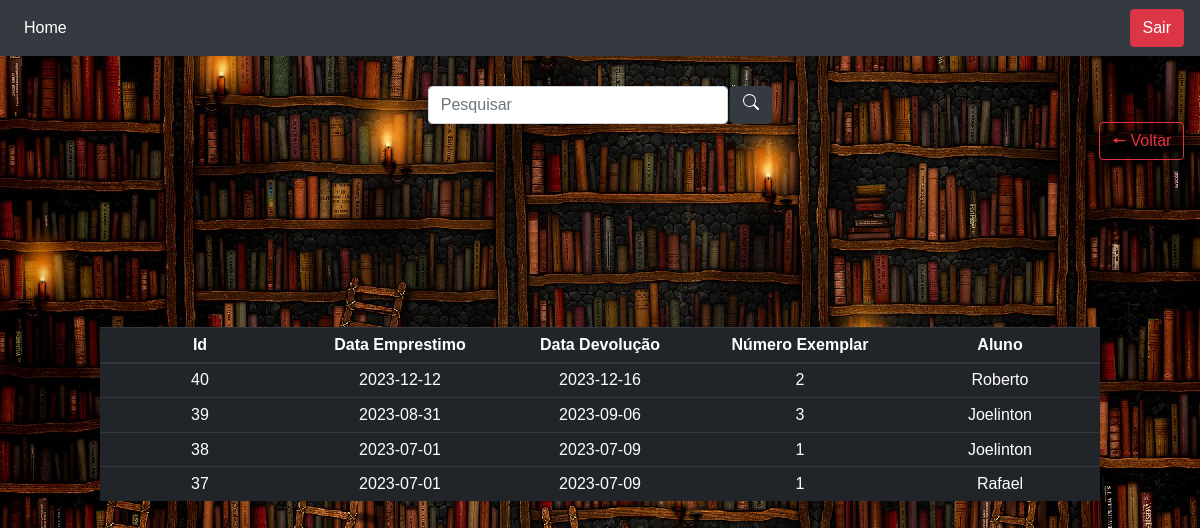
Page /pesquisa_emprestimo.php on the committed database.
### tables this page shows
CREATE TABLE `emprestimo_livro` (
  `idemprestimo_livro` int(11) NOT NULL,
  `idexemplar_livro` int(11) NOT NULL,
  `idaluno` int(11) NOT NULL,
  `data_emprestimo` date DEFAULT NULL,
  `data_devolucao` date DEFAULT NULL
);

CREATE TABLE `exemplar_livro` (
  `idexemplar_livro` int(11) NOT NULL,
  `idlivro` int(11) NOT NULL,
  `numero_exemplar` int(11) DEFAULT NULL
);

CREATE TABLE `aluno` (
  `idaluno` int(11) NOT NULL,
  `nome_aluno` varchar(45) DEFAULT NULL,
  `cpf` varchar(45) DEFAULT NULL,
  `ra` varchar(45) DEFAULT NULL
);

### pesquisa_emprestimo.php (the view, shortened to what this page needs)
<?php
    require "conexao.php";
    require "cabecalho.php";
    $search = '';
    $sql_pesquisa = "SELECT emprestimo_livro.idemprestimo_livro, emprestimo_livro.data_emprestimo, emprestimo_livro.data_devolucao, exemplar_livro.numero_exemplar, aluno.nome_aluno
    FROM emprestimo_livro
    JOIN aluno ON emprestimo_livro.idaluno = aluno.idaluno
    JOIN exemplar_livro ON emprestimo_livro.idexemplar_livro = exemplar_livro.idexemplar_livro
    WHERE emprestimo_livro.idemprestimo_livro LIKE '%$search%' OR exemplar_livro.numero_exemplar LIKE '%$search%' OR aluno.nome_aluno LIKE '%$search%' OR emprestimo_livro.data_emprestimo LIKE '%$search%' OR emprestimo_livro.data_devolucao LIKE '%$search%'
    ORDER BY emprestimo_livro.idemprestimo_livro DESC";
    $result_pesquisa = mysqli_query($conexao, $sql_pesquisa);
?>
<!DOCTYPE html>
<html lang="en">
    <head>
        <link rel="stylesheet" href="css/style.css">
    </head>
    <body class= "corpo">
        <nav class="navbar navbar-expand navbar-dark bg-dark">
            <div class="collapse navbar-collapse" id="navbarNavAltMarkup">
                <div class="navbar-nav">
                <a class="nav-item nav-link active" href="menu.php">Home <span class="sr-only">(current)</span></a>
                </div>
            </div>
            <div>
                <a href="sair.php" class="btn btn-danger">Sair</a>
            </div>
        </nav>
    </body>
    <div>
        <a href="voltar.php" class="btn btn-outline-danger btn-voltar">🠔 Voltar</a>
    </div>
    <div class="box-search">
        <input type="search" class="form-control w-25" placeholder="Pesquisar" id="pesquisar">
        <button onclick="searchData()" class="btn btn-dark">
        </button>
    </div>
    <body>
        <div class="content-container">
            <div class="table-container">
                <table class="table table-dark table-sm text-center">
                <thead>
                    <tr>
                        <th scope="col">Id</th>
                        <th scope="col">Data Emprestimo</th>
                        <th scope="col">Data Devolução</th>
                        <th scope="col">Número Exemplar</th>
                        <th scope="col">Aluno</th>
                    </tr>
                </thead>
                <tbody>
                <?php
                while ($user_data = mysqli_fetch_assoc($result_pesquisa)) {
                    echo '<tr>';
                    echo '<td>' . $user_data['idemprestimo_livro'] . '</td>';
                    echo '<td>' . $user_data['data_emprestimo'] . '</td>';
                    echo '<td>' . $user_data['data_devolucao'] . '</td>';
                    echo '<td>' . $user_data['numero_exemplar'] . '</td>';
                    echo '<td>' . $user_data['nome_aluno'] . '</td>';
                    echo '</tr>';
                }
                ?>
                </tbody>
                </table>
            </div>
        </div>
    </body>
</html>

### cabecalho.php (shortened to what this page needs)
<!DOCTYPE html>
<html lang="en">
    <head>
        <link href="//maxcdn.bootstrapcdn.com/bootstrap/4.0.0/css/bootstrap.min.css" rel="stylesheet" id="bootstrap-css">
        <link rel="stylesheet" href="./css/style.css">
    </head>

### css/style.css (style rules this page uses)
body { background-image: url("../img/foto_biblioteca.jpg"); background-repeat: no-repeat; background-size: cover; }
.corpo { font-family: Arial, Helvetica, sans-serif; background-color: #b9e4fa; color: beige; text-align: center; text-decoration: none; display: flex; flex-direction: column; min-height: 100vh; }
.content-container { flex: 1; display: flex; flex-direction: column; justify-content: center; align-items: center; }
.table-container { margin-top: 20px; width: 100%; max-width: 1000px; margin-bottom: 100px; margin-left: auto; margin-right: auto; }
.table-container table { width: 100%; table-layout: fixed; }
.btn-voltar { position: absolute; bottom: 80%; right: 1.3%; }
.box-search { display: flex; margin-top: 30px; justify-content: center; gap: .2% }

### rows in the picture
emprestimo_livro: idemprestimo_livro "40", data_emprestimo "2023-12-12", data_devolucao "2023-12-16", idexemplar_livro.numero_exemplar "2", idaluno.nome_aluno "Roberto"
emprestimo_livro: idemprestimo_livro "39", data_emprestimo "2023-08-31", data_devolucao "2023-09-06", idexemplar_livro.numero_exemplar "3", idaluno.nome_aluno "Joelinton"
emprestimo_livro: idemprestimo_livro "38", data_emprestimo "2023-07-01", data_devolucao "2023-07-09", idexemplar_livro.numero_exemplar "1", idaluno.nome_aluno "Joelinton"
emprestimo_livro: idemprestimo_livro "37", data_emprestimo "2023-07-01", data_devolucao "2023-07-09", idexemplar_livro.numero_exemplar "1", idaluno.nome_aluno "Rafael"
